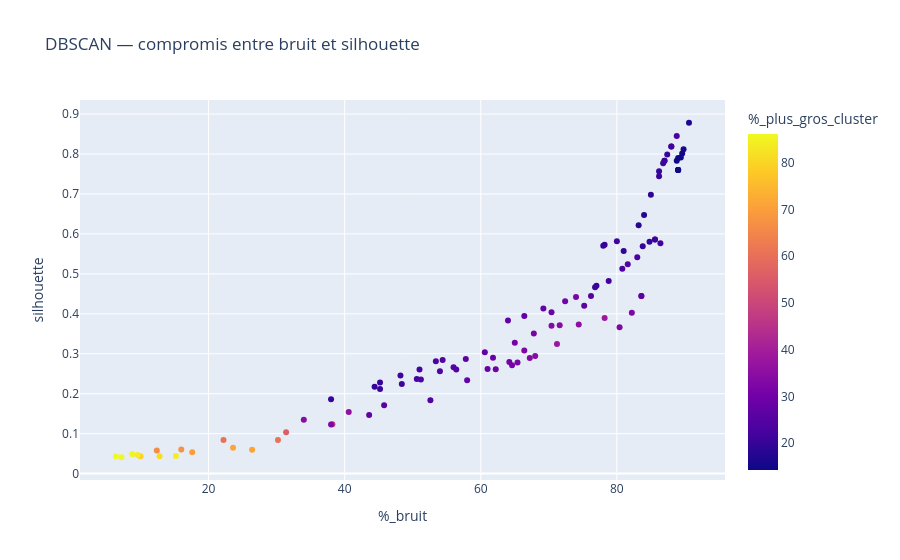

The notebook cell this image was saved under:
### Code cell
candidats = resultats.loc[
    resultats["nb_clusters"].between(10, 20)
    & resultats["silhouette"].notna()
].copy()

if candidats.empty:
    print("Aucun candidat dans la plage 10–20 clusters.")
    # display(resultats)
else:
    # display(candidats.sort_values(
    #     ["%_bruit", "silhouette"],
    #     ascending=[True, False]
    # ))

    fig = px.scatter(
        candidats,
        x="%_bruit",
        y="silhouette",
        color="%_plus_gros_cluster",
        hover_data=[
            "eps", "min_samples",
            "nb_clusters", "taille_min"
        ],
        title="DBSCAN — compromis entre bruit et silhouette"
    )
    fig.show()
